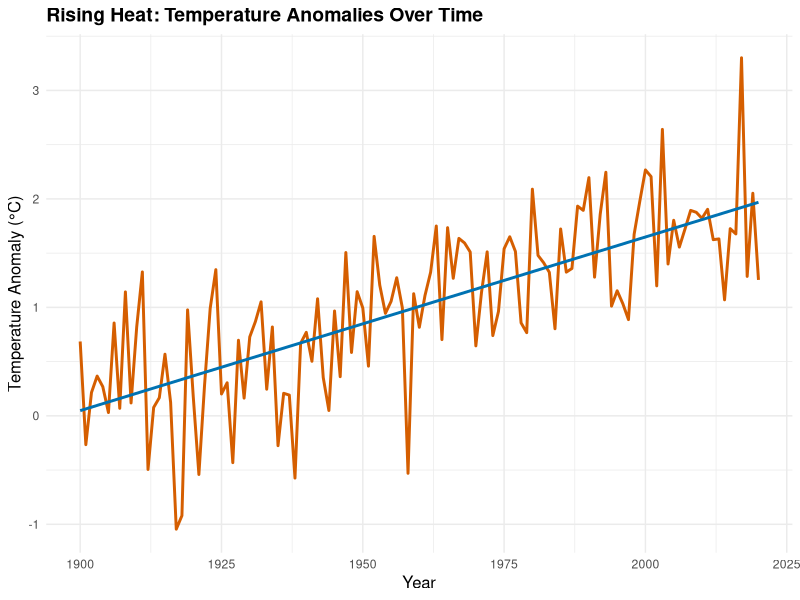

Write the R code that produced this figure.
## ---- chunk 1
#| warning: false
#| message: false
#| echo: false  
#| fig-cap: "Simulated temperature anomalies in southeastern Australia (1900–2020), showing a clear warming trend amid natural variability."
#| label: fig-temp-trend
#| fig-width: 8
#| fig-height: 5

library(ggplot2)
set.seed(42)  
data <- data.frame(
  Year = 1900:2020,
  Temp = rnorm(121, mean = seq(0, 2, length.out = 121), sd = 0.5)  
)
ggplot(data, aes(x = Year, y = Temp)) +
  geom_line(color = "#D55E00", linewidth = 1) +  
  geom_smooth(method = "lm", color = "#0072B2", se = FALSE) +  
  labs(
    title = "Rising Heat: Temperature Anomalies Over Time",
    x = "Year",
    y = "Temperature Anomaly (°C)"
  ) +
  theme_minimal() +
  theme(
    plot.title = element_text(face = "bold", size = 14),
    axis.title = element_text(size = 12)
  )
## ---- chunk 2
#| echo: false
#| label: tbl-fire-risk
#| tbl-cap: "Model-ensemble probability ratios for extreme fire weather conditions"
library(knitr)

fire_risk_data <- data.frame(
  Climate_Scenario = c("Pre-industrial baseline", 
                       "Current climate (1°C warming)", 
                       "2°C global warming"),
  Probability_Ratio = c("1.0x", "1.3-1.8x", "4-8x"),
  Risk_Increase = c("Baseline", "30-80% increase", "300-700% increase")
)

knitr::kable(fire_risk_data, 
             col.names = c("Climate Scenario", "Probability Ratio", "Risk Increase"),
             align = c('l', 'c', 'c'))
